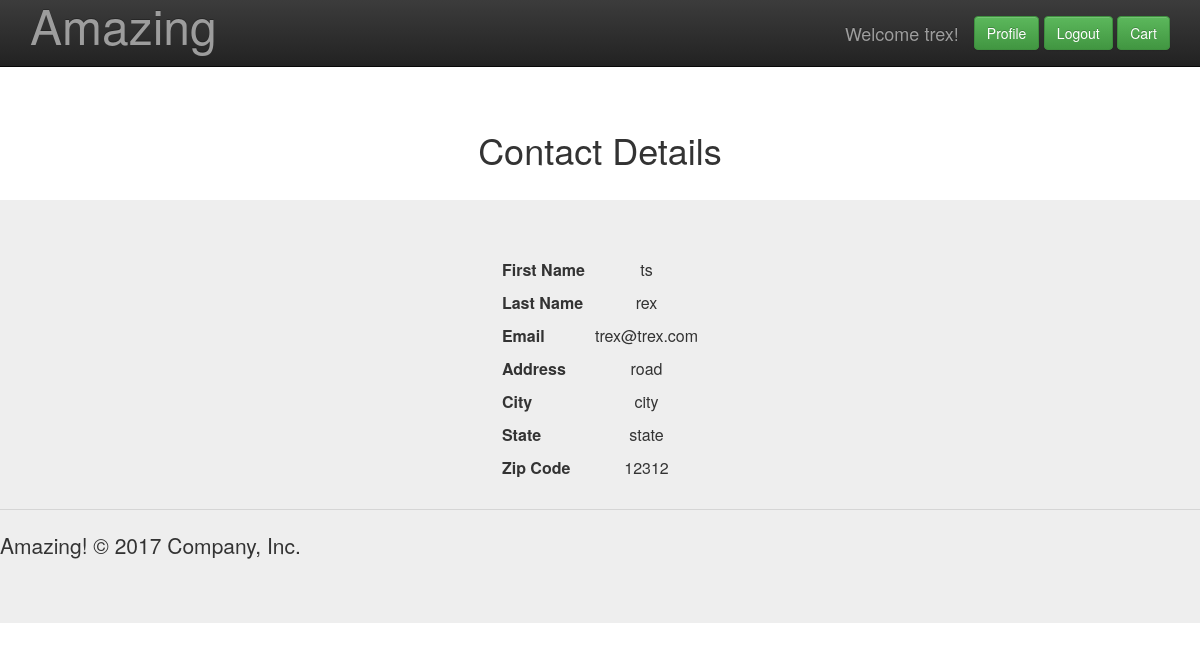
Screenshot of /profile/view-profile (signed in) with the database file from the repository.
### user_profile/models.py (models this page shows, shortened)
class Profile(models.Model):
	user = models.OneToOneField(User,on_delete=models.CASCADE)
	address = models.CharField(max_length=100, blank=True)
	city = models.CharField(max_length=100, blank=True)
	state = models.CharField(max_length=100, blank=True)
	zip_code = models.CharField(max_length=100, blank=True)
	card_number = models.IntegerField(null=True)
	card_name = models.CharField(max_length=100, blank=True)
	card_month = models.IntegerField(choices=MONTH_CHOICES,default=1)
	card_year = models.IntegerField(choices=YEAR_CHOICES,default=1)

### user_profile/views.py (the view)
def view_profile(request):
	return render(request,'viewprofile.html',{
		'first_name':request.user.first_name,
		'last_name':request.user.last_name,
		'address':request.user.profile.address,
		'city':request.user.profile.city,
		'state':request.user.profile.state,
		'zip_code':request.user.profile.zip_code,
		'email':request.user.email,
		})

### templates/viewprofile.html (shortened to what this page needs)
{% load staticfiles %}
{% load humanize %}
<link rel="stylesheet" href="https://maxcdn.bootstrapcdn.com/bootstrap/3.3.7/css/bootstrap.min.css">
<link rel="stylesheet" href="https://maxcdn.bootstrapcdn.com/bootstrap/3.3.7/css/bootstrap-theme.min.css">
<!DOCTYPE html>
<html lang="en">
  <head>
    <link href="../../assets/css/ie10-viewport-bug-workaround.css" rel="stylesheet">
    <link href="/static/css/jumbotron.css" rel="stylesheet">
  </head>
  <body>
    <nav class="navbar navbar-inverse navbar-fixed-top">
      <div class="container">
        <div class="navbar-header">
          <a class="navbar-brand" href="/">
      <font size = "18">Amazing</font>
      </a>
        </div>
        <div id="navbar" class="navbar-collapse collapse">
          <form class="navbar-form navbar-right">
            <form method="POST" action="{}">
              <div class="form-group">
                {% if user.is_authenticated %}
                  <table>
                    <tr>
                      <td><a class="navbar-brand text-center" href="{% url 'profile' %}">Welcome {{ user.username }}!</a></td>
                      <td><a class="btn btn-success" href="{% url 'profile' %}" role="button">Profile</a></td>
                      <td>&nbsp;</td>
                      <td> <a class="btn btn-success" href="{% url 'logout' %}" role="button">Logout</a></td>
                      <td>&nbsp;</td>
                      <td> <a class="btn btn-success" href="{% url 'cart' %}" role="button">Cart</a></td>
                    </tr>
                  </table>
                {% else %}
                  <a class="btn btn-success" href="{% url 'login' %}" role="button">Sign In</a>
                {% endif %}
              </div>
            </form>
          </form>
      </div>
    </nav>
  <div class="SearchColumn">
    <br>
    <br>
    <div class="container text-center">
      <br>
      <h1>Contact Details</h1>
      <br>
    </div>
  </div>
  <div class="jumbotron">
    <div class="container text-center">
      <table class="center" style="border-collapse: separate; border-spacing: 10px;">
        <tr>
          <th align="center">First Name</th>
          <td align="center">{{first_name}}</td>
        </tr>
        <tr>
          <th align="center">Last Name</th>
          <td align="center">{{last_name}}</td>
        </tr>
        <tr>
          <th align="center">Email</th>
          <td align="center">{{email}}</td>
        </tr>
        <tr>
          <th align="center">Address</th>
          <td align="center">{{address}}</td>
        </tr>
        <tr>
          <th align="center">City</th>
          <td align="center">{{city}}</td>
        </tr>
        <tr>
          <th align="center">State</th>
          <td align="center">{{state}}</td>
        </tr>
        <tr>
          <th align="center">Zip Code</th>
          <td align="center">{{zip_code}}</td>
        </tr>
      </table>
    </div>
    <hr>
    <footer>
      <p>Amazing! &copy; 2017 Company, Inc.</p>
    </footer>
  </div>
  </body>
</html>

### static/css/jumbotron.css (style rules this page uses)
body { padding-top: 50px; padding-bottom: 20px; }

### templates/viewprofile.html (style rules this page uses)
table.center { margin-left: auto; margin-right: auto; }

### rows the page displays
Profile: address "road", city "city", state "state", zip_code "12312"

### other values shown
{{ user.username }} "trex"
{{ first_name }} "ts"
{{ last_name }} "rex"
{{ email }} "trex@trex.com"
